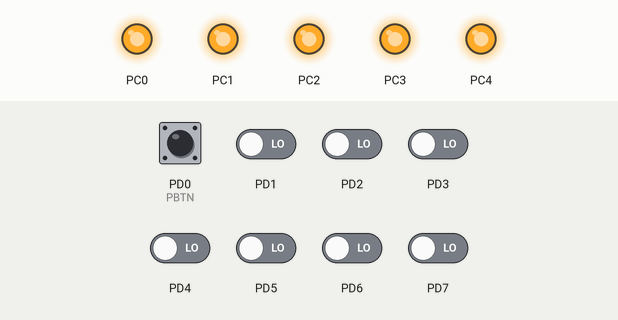
This program was run on a simulated ATmega328P, built with avr-gcc and emulated at 16 MHz. Parts: output pins drawn as LEDs (lit = HIGH). Dashed ring = blinking. Inputs (shaded band) come from the test bench; at power-on: PD0 (PBTN) HIGH, PD1–7 LOW.

Above: at 1.2 s.
1.3 s: PD0 (PBTN) pulled LOW for 0.15 s
At 3.2 s:
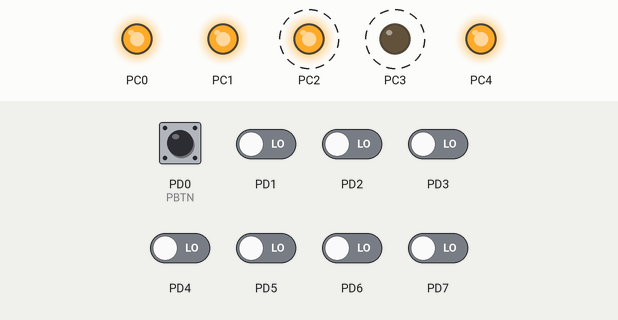
At 3.7 s:
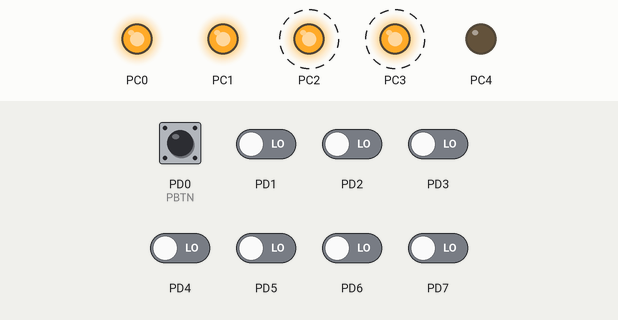
Timing chart, 0 to 7.3 s (numbered marks = the images above; inputs shaded):
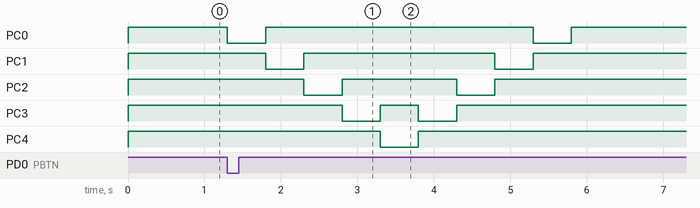

The program:

main.c
```c
/* Defines -----------------------------------------------------------*/
#define PBTN		PD0		// AVR pin where pushbutton is connected
#define BLINK_DELAY 500
#ifndef F_CPU
#define F_CPU 16000000      // CPU frequency in Hz required for delay
#endif

/* Includes ----------------------------------------------------------*/
#include <util/delay.h>     // Functions for busy-wait delay loops
#include <avr/io.h>         // AVR device-specific IO definitions
#include "gpio.h"           // GPIO library for AVR-GCC

/* Function definitions ----------------------------------------------*/
/**
 * Main function where the program execution begins. Toggle five LEDs
 * Knight rider style when a pushbutton is pressed. Application is
 * using functions from GPIO library for configuring, writing
 * and reading pins.
 */
int main(void)
{

    /* push button */
    GPIO_config_input_pullup(&DDRD, PBTN);

	/* Knight rider LEDs */

	for (uint8_t i = 0; i < 5; i++)
	{
		GPIO_config_output(&DDRC, i);
		GPIO_write_high(&PORTC, i);
	}


    // Infinite loop
    while (1)
    {
		// Knight rider sequence using GPIO library
		if (GPIO_read(&PIND, PBTN) == 0)
		{
			// up sequence
			GPIO_write_low(&PORTC, 0);	// ON

			_delay_ms(BLINK_DELAY);
			GPIO_write_low(&PORTC, 1);	// ON
			GPIO_write_high(&PORTC, 0);	// OFF

			_delay_ms(BLINK_DELAY);
			GPIO_write_low(&PORTC, 2);	// ON
			GPIO_write_high(&PORTC, 1);	// OFF

			_delay_ms(BLINK_DELAY);
			GPIO_write_low(&PORTC, 3);	// ON
			GPIO_write_high(&PORTC, 2);	// OFF

			_delay_ms(BLINK_DELAY);
			GPIO_write_low(&PORTC, 4);	// ON
			GPIO_write_high(&PORTC, 3);	// OFF

			_delay_ms(BLINK_DELAY);
			GPIO_write_low(&PORTC, 3);	// ON
			GPIO_write_high(&PORTC, 4);	// OFF

			_delay_ms(BLINK_DELAY);
			GPIO_write_low(&PORTC, 2);	// ON
			GPIO_write_high(&PORTC, 3);	// OFF

			_delay_ms(BLINK_DELAY);
			GPIO_write_low(&PORTC, 1);	// ON
			GPIO_write_high(&PORTC, 2);	// OFF

			_delay_ms(BLINK_DELAY);
			GPIO_write_low(&PORTC, 0);	// ON
			GPIO_write_high(&PORTC, 1);	// OFF

			_delay_ms(BLINK_DELAY);
			GPIO_write_high(&PORTC, 0);	// OFF

		}

    }

    // Will never reach this
    return 0;
}
```

gpio.c
```c
// (licence header left out)
/* Includes ----------------------------------------------------------*/
#include "gpio.h"

/* Function definitions ----------------------------------------------*/
void GPIO_config_output(volatile uint8_t *reg_name, uint8_t pin_num)
{
    *reg_name = *reg_name | (1<<pin_num);
}

/*--------------------------------------------------------------------*/
void GPIO_config_input_nopull(volatile uint8_t *reg_name, uint8_t pin_num)
{
	*reg_name = *reg_name & ~(1<<pin_num);  // Data Direction Register
	*reg_name++;                    // Change pointer to Data Register
	*reg_name = *reg_name & ~(1<<pin_num);   // Data Register
}

/*--------------------------------------------------------------------*/
void GPIO_config_input_pullup(volatile uint8_t *reg_name, uint8_t pin_num)
{
    *reg_name = *reg_name & ~(1<<pin_num);  // Data Direction Register
    *reg_name++;                    // Change pointer to Data Register
    *reg_name = *reg_name | (1<<pin_num);   // Data Register
}

/*--------------------------------------------------------------------*/
void GPIO_write_low(volatile uint8_t *reg_name, uint8_t pin_num)
{
    *reg_name = *reg_name & ~(1<<pin_num);
}

/*--------------------------------------------------------------------*/
void GPIO_write_high(volatile uint8_t *reg_name, uint8_t pin_num)
{
	*reg_name = *reg_name | (1<<pin_num);
}

/*--------------------------------------------------------------------*/
void GPIO_toggle(volatile uint8_t *reg_name, uint8_t pin_num)
{
	*reg_name = *reg_name ^ (1<<pin_num);
}

/*--------------------------------------------------------------------*/
uint8_t GPIO_read(volatile uint8_t *reg_name, uint8_t pin_num)
{
	if (bit_is_clear(*reg_name, pin_num))
	{
		return 0;
	}
	else
	{
		return 1;
	}
}
```

gpio.h
```c
#ifndef GPIO_H
#define GPIO_H

/***********************************************************************
 *
 * GPIO library for AVR-GCC.
 * ATmega328P (Arduino Uno), 16 MHz, AVR 8-bit Toolchain 3.6.2
 *
 * Copyright (c) 2019-2020 Tomas Fryza
 * Dept. of Radio Electronics, Brno University of Technology, Czechia
 * This work is licensed under the terms of the MIT license.
 *
 **********************************************************************/

/**
 * @file  gpio.h
 * @brief GPIO library for AVR-GCC.
 *
 * @details
 * The library contains functions for controlling AVRs' gpio pin(s).
 *
 * @note
 * Based on AVR Libc Reference Manual. Tested on ATmega328P (Arduino Uno),
 * 16 MHz, AVR 8-bit Toolchain 3.6.2.
 *
 * @copyright (c) 2019-2020 Tomas Fryza
 * Dept. of Radio Electronics, Brno University of Technology, Czechia
 * This work is licensed under the terms of the MIT license.
 */

/* Includes ----------------------------------------------------------*/
#include <avr/io.h>

/* Function prototypes -----------------------------------------------*/
/**
 * @brief Configure one output pin in Data Direction Register.
 * @param reg_name - Address of Data Direction Register, such as &DDRA,
 *                   &DDRB, ...
 * @param pin_num - Pin designation in the interval 0 to 7
 */
void GPIO_config_output(volatile uint8_t *reg_name, uint8_t pin_num);

void GPIO_config_input_nopull(volatile uint8_t *reg_name, uint8_t pin_num);

void GPIO_config_input_pullup(volatile uint8_t *reg_name, uint8_t pin_num);

void GPIO_write_low(volatile uint8_t *reg_name, uint8_t pin_num);

void GPIO_write_high(volatile uint8_t *reg_name, uint8_t pin_num);

void GPIO_toggle(volatile uint8_t *reg_name, uint8_t pin_num);

uint8_t GPIO_read(volatile uint8_t *reg_name, uint8_t pin_num);

#endif
```

Measured:
- after the input at 1.3 s, PC0: alternates HIGH for 3.5 s and LOW for 0.50 s, starting at once; PC1: alternates HIGH for 2.5 s and LOW for 0.50 s, 4 changes in all, then stays HIGH, starting after 0.50 s
